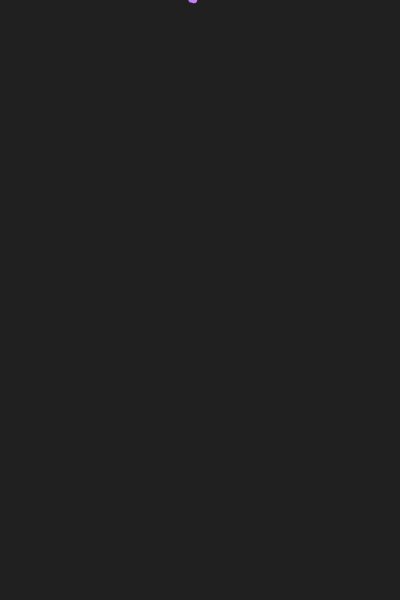
Frame 1 (no input)
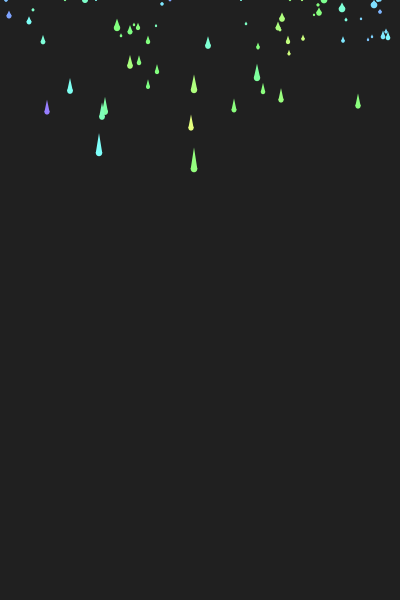
Frame 60 (the mouse pressed at the canvas centre just before this capture)
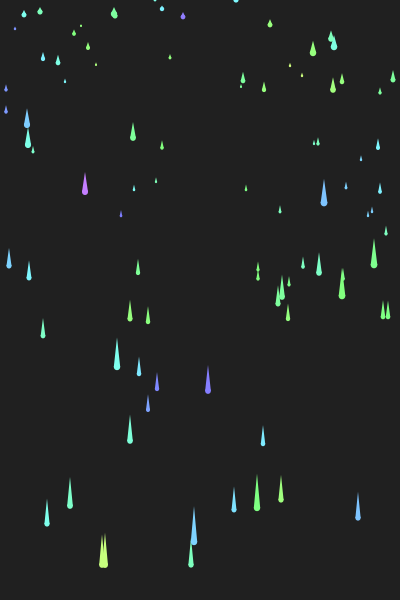
Frame 120 (the mouse held since frame 60 and released just before this capture)

The Processing sketch that drew these frames (run headless with seeded random() and noise(); from frame 60 on, the mouse is pressed at the canvas centre):

// Processing sketch: rain
// ── rain.pde
final float G = 9.8;
final int DROPS = 100;
final float HUE_SEP = 100;
final int MIN = 2;
final int MAX = 7;

Drop[] rain = new Drop[DROPS];
PGraphics colliders;

void setup() {
  size(400, 600);
  noStroke();
  background(32);
  colorMode(HSB, 255);
  
  colliders = createGraphics(width, height);
  colliders.beginDraw();
  colliders.background(32);
  colliders.fill(255, 255, 255);
  colliders.strokeWeight(4);
  colliders.endDraw();
  
  for (int i = 0; i < DROPS; i++) {
    rain[i] = new Drop(int(random(width)), random(MIN, MAX));
  }
}

void draw() {
  image(colliders, 0, 0);
  rain[int(random(DROPS))].release();
  rain[int(random(DROPS))].release();
  for (Drop d : rain) {
    d.checkCollide();
    d.applyG();
    d.draw();
  }
}

class Drop {
  
  int x;
  int y;
  float w;
  float s;
  
  float vy;
  float vx;
  
  int hue;
  
  boolean released = false;
  
  Drop(int x, float w) {
    this.x = x;
    this.w = w;
    this.y = 0;
    this.s = 0;
    this.hue = 0;
  }
  
  void applyG() {
    if (!this.released) return;
    this.vy += G / 600F * w;
    this.y += vy;
    this.x += vx;
    
    if (y > height) {
      if (this.vy < 0.5F) this.reset();
      this.vy *= -2 / random(3, 5);
    }
    
    this.s = vy / 2F;
    this.hue = int(255 * noise(x / HUE_SEP, y / HUE_SEP));
  }
  
  void release() {
    this.released = true;
  }
  
  void reset() {
    this.released = false;
    this.y = 0;
    this.vy = this.s = 0;
    this.x = int(random(width));
  }
  
  void checkCollide() {
    if (colliders.get(x, y) != color(32)) {
      this.vy *= -1 / 3F;
      this.vx *= -1 / 3F;
      boolean flag = false;
      int checked = 1;
      while (!flag) {
        if (colliders.get(x + checked, y) == color(32)) {
          this.vx += 1;
          flag = true;
        } else if (colliders.get(x - checked, y) == color(32)) {
          this.vx -= 1;
          flag = true;
        } else if (checked > 50) {
          flag = true;
          this.y += 2;
        } else {
          checked++;
        }
      }
    }
  }
  
  void draw() {
    if (!this.released) return;
    fill(hue, 128, 255);
    translate(x, y);
    triangle(-w / 2, 0, w / 2, 0, 0, -w * s);
    ellipse(0, 0, w, w);
    translate(-x, -y);
  }
  
}

public void mouseDragged() {
  colliders.beginDraw();
  colliders.stroke(255, 255, 255);
  colliders.line(mouseX, mouseY, pmouseX, pmouseY);
  colliders.endDraw();
}
